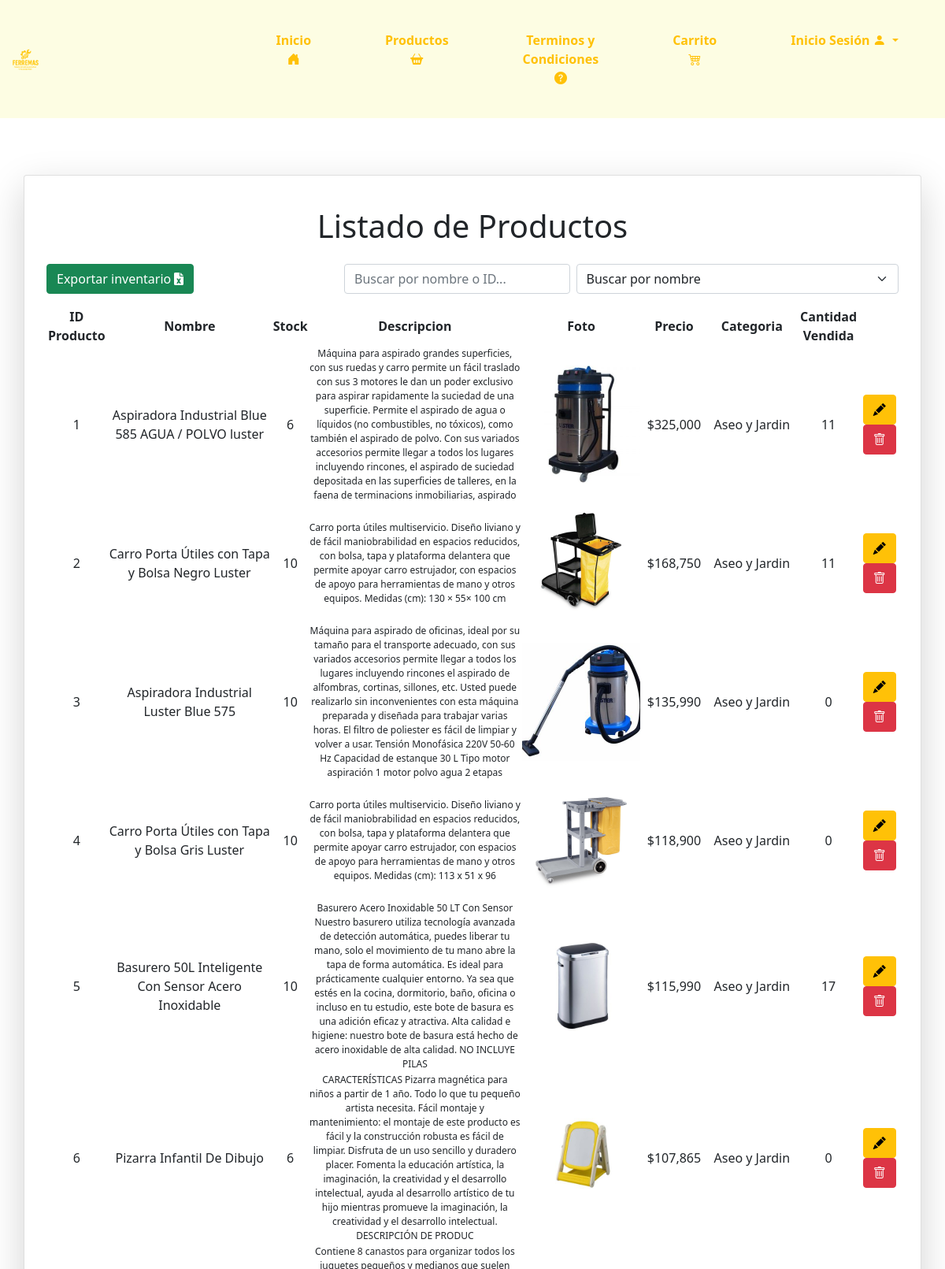
The page /listaproducto/ (upper part) on the database its author committed.
### core/models.py (models this page shows, shortened)
class Producto(models.Model):
    codProducto = models.IntegerField(primary_key=True)
    nombreP = models.CharField(max_length=100)
    stock = models.IntegerField()
    descipcion = models.CharField(max_length=500)
    foto = models.ImageField(upload_to="productos")  # Directorio de destino para las imágenes de los productos
    precio = models.IntegerField()
    categoria = models.ForeignKey(Categoria, on_delete=models.CASCADE)

class Categoria(models.Model):
    idCategoria = models.IntegerField(primary_key=True)
    nombreCa = models.CharField(max_length=50)
    def __str__(self) -> str:
        return self.nombreCa

### core/views.py (the view)
# urls.py: path('listaproducto/', listaproducto, name="listaproducto"),
def listaproducto(request):
    productoListado = Producto.objects.all()
    categorias = Categoria.objects.all()
    productos_vendidos = DetalleVenta.objects.values('producto_id').annotate(total_vendido=Sum('cantidad')).order_by('-total_vendido')
    for producto in productoListado:
        producto.cantidad_vendida = 0
        for pv in productos_vendidos:
            if pv['producto_id'] == producto.codProducto:
                producto.cantidad_vendida = pv['total_vendido']
                break
    productos_bajo_stock = productoListado.filter(stock__lt=15)
    contexto = {
        "categorias": categorias,
        "productos": productoListado,
        'productos_bajo_stock': productos_bajo_stock
    }
    return render(request, 'core/listaproducto.html', contexto)

### core/templatetags/custom_filters.py (called while the page is built)
@register.filter
def format_clp(value):
    try:
        return "${:,.0f}".format(value)
    except (ValueError, TypeError):
        return value

### core/templates/core/listaproducto.html (shortened to what this page needs)
{% load static %}
{% load custom_filters %}
<!DOCTYPE html>
<html lang="en">
<head>
    <link href="https://cdn.jsdelivr.net/npm/bootstrap@5.0.2/dist/css/bootstrap.min.css" rel="stylesheet"
>
    <link href="https://cdnjs.cloudflare.com/ajax/libs/font-awesome/6.0.0-beta3/css/all.min.css" rel="stylesheet">
    <link type="text/css" rel="stylesheet" href="{% static 'css/inicio.css' %}">
    <link href="https://cdn.jsdelivr.net/npm/bootstrap-icons/font/bootstrap-icons.css" rel="stylesheet">
</head>
<body>
    <nav class="navbar navbar-expand-lg navbar-light" style="background-color: #fdfde3;">
        <div class="container-fluid">
            <a class="navbar-brand" href="{% url 'inicio' %}">
                <img src="{% static 'img/logo_ferremas.png' %}" class="logo" style="max-width: 15%;"
                    alt="Ferrenas">
            </a>
            <div class="collapse navbar-collapse justify-content-end" id="navbarNav">
                <ul class="navbar-nav">
                    <li class="nav-item">
                        <a class="btn btn-outline-warning py-4 px-4 mx-2" href="{% url 'inicio' %}">
                            Inicio
                            <i class="bi bi-house-door-fill"></i>
                        </a>
                    </li>
                    <li class="nav-item">
                        <a class="btn btn-outline-warning py-4 px-4 mx-2" href="{% url 'productos' %}">
                            Productos
                            <i class="bi bi-basket2-fill"></i>
                        </a>
                    </li>
                    <li class="nav-item">
                        <a class="btn btn-outline-warning py-4 px-4 mx-2" href="{% url 'terminos' %}">
                            Terminos y Condiciones
                            <i class="bi bi-question-circle-fill"></i>
                        </a>
                    </li>
                    <li class="nav-item">
                        <a class="btn btn-outline-warning py-4 px-4 mx-2 position-relative" data-bs-toggle="modal" data-bs-target="#cartModal">
                            Carrito
                            <i class="bi bi-cart4"></i>
                        </a>
                    </li>
                    <li class="nav-item dropdown">
                        {% if user.is_authenticated %}
                        <div class="btn-group">
                            <button type="button" class="btn btn-outline-warning py-4 px-4 mx-2 dropdown-toggle"
                                data-bs-toggle="dropdown" style="font-weight: 700; border: 0px; border-radius: 10px;">
                                {% if user.is_superuser %}
                                Administrador
                                {% else %}
                                Hola {{ user.first_name }}
                                {% endif %}
                                <i class="bi bi-person-fill"></i>
                            </button>
                            <ul class="dropdown-menu"
                                style="margin-left: 25px; margin-top: -5px; background-color: #ffc107; border: 0px; border-radius: 10px;">
                                {% if user.is_superuser %}
                                <li><a class="dropdown-item"
                                        style="padding: 10px; color:black; background-color: #fdfde3;"
                                        href="{% url 'administrador' %}">Administrador</a></li>
                                {% else %}
                                <li><a class="dropdown-item"
                                        style="padding: 10px; color:black; background-color: #fdfde3;"
                                        href="{% url 'editarperfil' %}">Editar Perfil</a></li>
                                {% endif %}
                                <li><a class="dropdown-item"
                                        style="padding: 10px; color:black; background-color: #fdfde3;"
                                        href="{% url 'cerrarsesion' %}">Cerrar Sesión</a></li>
                            </ul>
                        </div>
                        {% else %}
                        <div class="btn-group">
                            <button type="button" class="btn btn-outline-warning py-4 px-4 mx-2 dropdown-toggle"
                                data-bs-toggle="dropdown" style="font-weight: 700; border: 0px; border-radius: 10px;">
                                Inicio Sesión
                                <i class="bi bi-person-fill"></i>
                            </button>
                        </div>
                        {% endif %}
                    </li>
                </ul>
            </div>
        </div>
    </nav>
    <br>
    <div class="container my-5">
        <div class="row">
            <div class="card shadow-lg">
                <div class="card-body">
                    <br>
                    <h1 class="text-center mb-4">Listado de Productos</h1>
                    <div class="d-flex justify-content-between align-items-center mb-3">
                        <div>
                            <a href="{% url 'exportar_productos_excel' %}" class="btn btn-success">
                                Exportar inventario
                                <i class="fas fa-file-excel"></i>
                            </a>
                        </div>
                        <div class="d-flex">
                            <input type="text" id="searchInput" class="form-control me-2" style="width: 500px;" placeholder="Buscar por nombre o ID...">
                            <select id="searchType" class="form-select">
                                <option value="nombre">Buscar por nombre</option>
                            </select>
                        </div>
                    </div>
                    <table class="col-md-12 col-xl-12" >
                        <thead>
                            <tr style="text-align: center;">
                                <th>ID Producto</th>
                                <th>Nombre</th>
                                <th>Stock</th>
                                <th>Descripcion</th>
                                <th>Foto</th>
                                <th>Precio</th>
                                <th>Categoria</th>
                                <th>Cantidad Vendida</th>
                            </tr>
                        </thead>
                        <tbody id="productosTable">
                            {% for m in productos %}
                            <tr style="text-align: center;">
                                <td>{{ m.codProducto }}</td>
                                <td>{{ m.nombreP }}</td>
                                <td>{{ m.stock }}</td>
                                <td style="width: 25%; font-size: 12px;">{{ m.descipcion }}</td>
                                <td><img src="{{ m.foto.url }}" alt="{{ m.nombreP }}" style="max-width: 150px;"></td>
                                <td>{{ m.precio | format_clp }}</td>
                                <td>{{ m.categoria }}</td>
                                <td>{{ m.cantidad_vendida }}</td>
                                <td>
                                    <a href="{% url 'editarproducto' m.codProducto  %}" class="btn btn-warning"><i class="bi bi-pencil-fill"></i></a>
                                    <a href="#" onclick="eliminar_producto('{{ m.codProducto }}')" class="btn btn-danger">
                                        <i class="bi bi-trash"></i>
                                    </a>
                                </td>
                            </tr>
                            {% endfor %}
                        </tbody>
                </div>
            </div>
        </div>
    </div>
</body>
</html>

### core/static/css/inicio.css (style rules this page uses)
.navbar { padding: 0%; }
.navbar-nav li { padding: 15px 15px; }
.navbar-nav li a { font-weight: 700; border: 0px; border-radius: 10px; }

### rows shown on the page
Producto: codProducto "1", nombreP "Aspiradora Industrial Blue 585 AGUA / POLVO luster", stock "6", descipcion "Máquina para aspirado grandes superficies, con sus ruedas y carro permite un fácil traslado con sus 3 motores le dan un poder exclusivo para aspirar rapidamente la suciedad de una superficie. Permite el aspirado de agua o líquidos (no combustibles, no tóxicos), como también el aspirado de polvo. Con sus variados accesorios permite llegar a todos los lugares incluyendo rincones, el aspirado de suciedad depositada en las superficies de talleres, en la faena de terminacions inmobiliarias, aspirado", foto (picture), precio "$325,000", categoria "Aseo y Jardin", cantidad_vendida "11"
Producto: codProducto "2", nombreP "Carro Porta Útiles con Tapa y Bolsa Negro Luster", stock "10", descipcion "Carro porta útiles multiservicio. Diseño liviano y de fácil maniobrabilidad en espacios reducidos, con bolsa, tapa y plataforma delantera que permite apoyar carro estrujador, con espacios de apoyo para herramientas de mano y otros equipos. Medidas (cm): 130 × 55× 100 cm", foto (picture), precio "$168,750", categoria "Aseo y Jardin", cantidad_vendida "11"
Producto: codProducto "3", nombreP "Aspiradora Industrial Luster Blue 575", stock "10", descipcion "Máquina para aspirado de oficinas, ideal por su tamaño para el transporte adecuado, con sus variados accesorios permite llegar a todos los lugares incluyendo rincones el aspirado de alfombras, cortinas, sillones, etc. Usted puede realizarlo sin inconvenientes con esta máquina preparada y diseñada para trabajar varias horas. El filtro de poliester es fácil de limpiar y volver a usar. Tensión Monofásica 220V 50-60 Hz Capacidad de estanque 30 L Tipo motor aspiración 1 motor polvo agua 2 etapas", foto (picture), precio "$135,990", categoria "Aseo y Jardin", cantidad_vendida "0"
Producto: codProducto "4", nombreP "Carro Porta Útiles con Tapa y Bolsa Gris Luster", stock "10", descipcion "Carro porta útiles multiservicio. Diseño liviano y de fácil maniobrabilidad en espacios reducidos, con bolsa, tapa y plataforma delantera que permite apoyar carro estrujador, con espacios de apoyo para herramientas de mano y otros equipos. Medidas (cm): 113 x 51 x 96", foto (picture), precio "$118,900", categoria "Aseo y Jardin", cantidad_vendida "0"
Producto: codProducto "5", nombreP "Basurero 50L Inteligente Con Sensor Acero Inoxidable", stock "10", descipcion "Basurero Acero Inoxidable 50 LT Con Sensor Nuestro basurero utiliza tecnología avanzada de detección automática, puedes liberar tu mano, solo el movimiento de tu mano abre la tapa de forma automática. Es ideal para prácticamente cualquier entorno. Ya sea que estés en la cocina, dormitorio, baño, oficina o incluso en tu estudio, este bote de basura es una adición eficaz y atractiva. Alta calidad e higiene: nuestro bote de basura está hecho de acero inoxidable de alta calidad. NO INCLUYE PILAS", foto (picture), precio "$115,990", categoria "Aseo y Jardin", cantidad_vendida "17"
Producto: codProducto "6", nombreP "Pizarra Infantil De Dibujo", stock "6", descipcion "CARACTERÍSTICAS Pizarra magnética para niños a partir de 1 año. Todo lo que tu pequeño artista necesita. Fácil montaje y mantenimiento: el montaje de este producto es fácil y la construcción robusta es fácil de limpiar. Disfruta de un uso sencillo y duradero placer. Fomenta la educación artística, la imaginación, la creatividad y el desarrollo intelectual, ayuda al desarrollo artístico de tu hijo mientras promueve la imaginación, la creatividad y el desarrollo intelectual. DESCRIPCIÓN DE PRODUC", foto (picture), precio "$107,865", categoria "Aseo y Jardin", cantidad_vendida "0"
